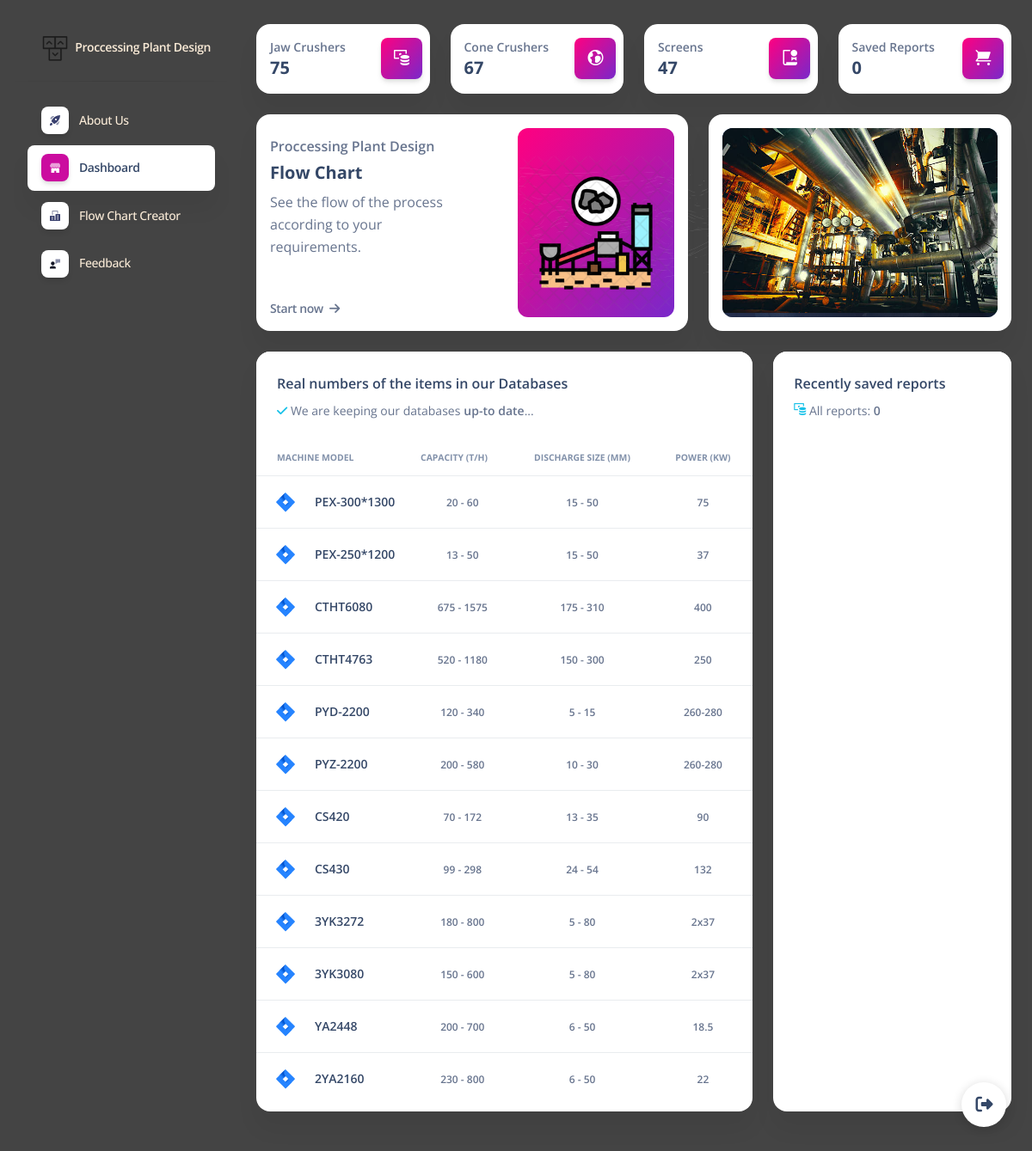
/dashboard.php, run on an earlier commit of the app's database.
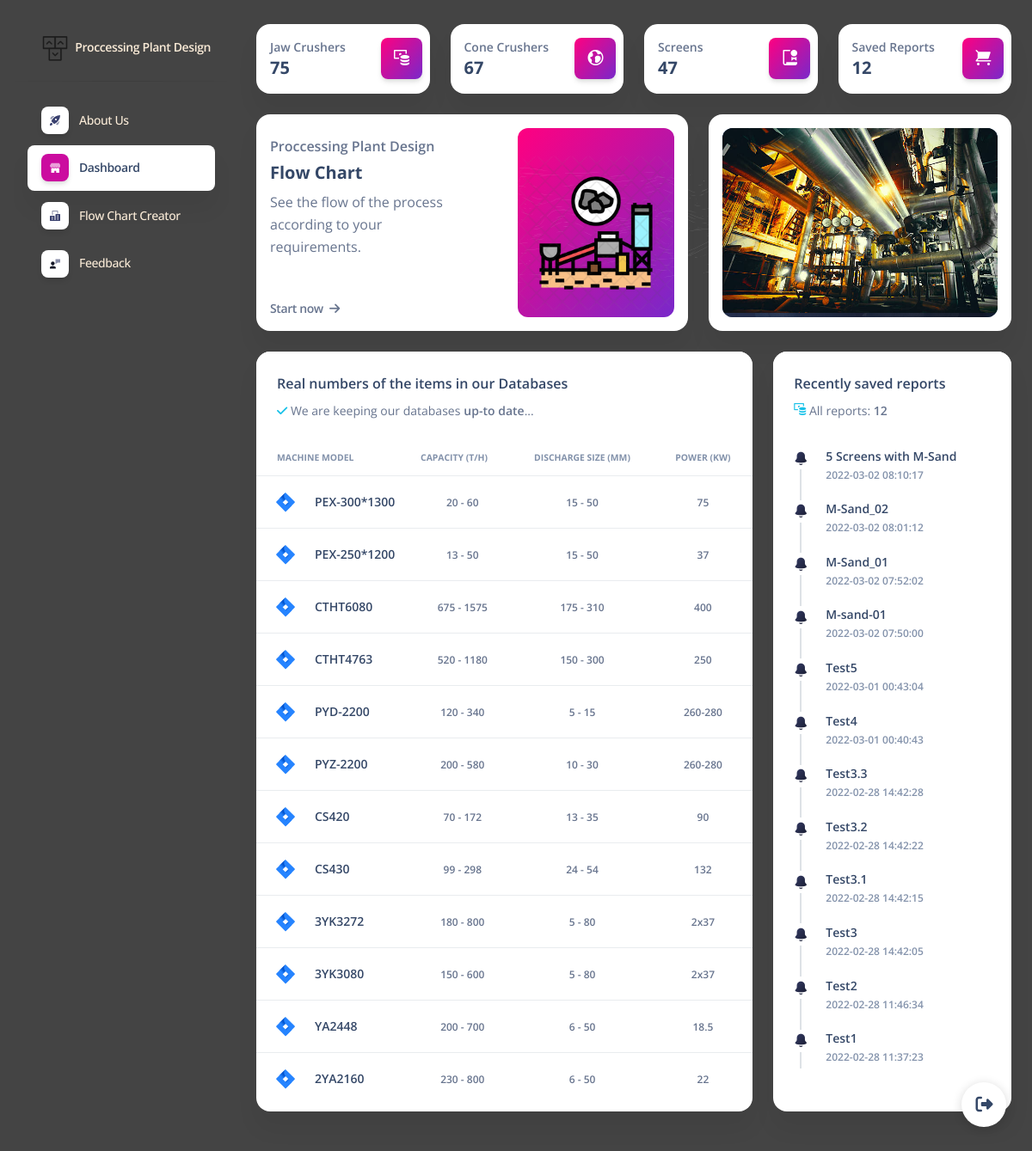
And on a later commit of the database.
### tables this page shows
CREATE TABLE `jaw_crushers_low` (
  `id` int(11) NOT NULL,
  `model` varchar(20) NOT NULL,
  `feed_openings` varchar(20) NOT NULL COMMENT 'mm*mm',
  `max_feed_size` int(11) NOT NULL COMMENT 'mm',
  `capacity_min` int(11) NOT NULL COMMENT 't/h',
  `capacity_max` int(11) NOT NULL COMMENT 't/h',
  `discharge_size_min` int(11) NOT NULL COMMENT 'mm',
  `discharge_size_max` int(11) NOT NULL COMMENT 'mm',
  `rotate_speed` int(11) NOT NULL COMMENT 'r/min',
  `motor_power` varchar(11) NOT NULL COMMENT 'kw',
  `closed_side_settings` varchar(20) NOT NULL COMMENT 'mm',
  `weight` float NOT NULL COMMENT 't'
);

CREATE TABLE `jaw_crushers_high` (
  `id` int(11) NOT NULL,
  `model` varchar(20) NOT NULL,
  `feed_openings` varchar(20) NOT NULL COMMENT 'mm*mm',
  `max_feed_size` int(11) NOT NULL COMMENT 'mm',
  `capacity_min` int(11) NOT NULL COMMENT 't/h',
  `capacity_max` int(11) NOT NULL COMMENT 't/h',
  `discharge_size_min` int(11) NOT NULL COMMENT 'mm',
  `discharge_size_max` int(11) NOT NULL COMMENT 'mm',
  `rotate_speed` int(11) NOT NULL COMMENT 'r/min',
  `motor_power` int(11) NOT NULL COMMENT 'kw',
  `closed_side_settings` varchar(20) NOT NULL COMMENT 'mm',
  `weight` float NOT NULL COMMENT 't'
);

CREATE TABLE `cone_crushers_low` (
  `id` int(11) NOT NULL,
  `model` varchar(20) NOT NULL,
  `feed_openings` varchar(20) NOT NULL COMMENT 'mm*mm',
  `max_feed_size` int(11) NOT NULL COMMENT 'mm',
  `capacity_min` int(11) NOT NULL COMMENT 't/h',
  `capacity_max` int(11) NOT NULL COMMENT 't/h',
  `discharge_size_min` int(11) NOT NULL COMMENT 'mm',
  `discharge_size_max` int(11) NOT NULL COMMENT 'mm',
  `rotate_speed` varchar(11) NOT NULL COMMENT 'r/min',
  `motor_power` varchar(11) NOT NULL COMMENT 'kw',
  `closed_side_settings` varchar(20) NOT NULL COMMENT 'mm',
  `weight` float NOT NULL COMMENT 't'
);

CREATE TABLE `cone_crushers_high` (
  `id` int(11) NOT NULL,
  `model` varchar(20) NOT NULL,
  `feed_openings` varchar(20) NOT NULL COMMENT 'mm*mm',
  `max_feed_size` int(11) NOT NULL COMMENT 'mm',
  `capacity_min` int(11) NOT NULL COMMENT 't/h',
  `capacity_max` int(11) NOT NULL COMMENT 't/h',
  `discharge_size_min` int(11) NOT NULL COMMENT 'mm',
  `discharge_size_max` int(11) NOT NULL COMMENT 'mm',
  `rotate_speed` varchar(11) NOT NULL COMMENT 'r/min',
  `motor_power` int(11) NOT NULL COMMENT 'kw',
  `closed_side_settings` varchar(20) NOT NULL COMMENT 'mm',
  `weight` float NOT NULL COMMENT 't'
);

CREATE TABLE `screens_low` (
  `id` int(11) NOT NULL,
  `model` varchar(25) NOT NULL,
  `screen_size_1` int(11) NOT NULL,
  `screen_size_2` int(11) NOT NULL,
  `layers` int(11) NOT NULL,
  `aperture_min` int(11) NOT NULL,
  `aperture_max` int(11) NOT NULL,
  `max_feed_size` int(11) NOT NULL,
  `capacity_min` int(11) NOT NULL,
  `capacity_max` int(11) NOT NULL,
  `power` varchar(20) NOT NULL,
  `vibrating_frequency` varchar(20) NOT NULL,
  `amptitude` int(11) NOT NULL
);

CREATE TABLE `screens_high` (
  `id` int(11) NOT NULL,
  `model` varchar(25) NOT NULL,
  `screen_size_1` int(11) NOT NULL,
  `screen_size_2` int(11) NOT NULL,
  `layers` int(11) NOT NULL,
  `aperture_min` int(11) NOT NULL,
  `aperture_max` int(11) NOT NULL,
  `max_feed_size` int(11) NOT NULL,
  `capacity_min` int(11) NOT NULL,
  `capacity_max` int(11) NOT NULL,
  `power` varchar(20) NOT NULL,
  `vibrating_frequency` varchar(20) NOT NULL,
  `amptitude` int(11) NOT NULL
);

CREATE TABLE `charts` (
  `id` int(11) NOT NULL,
  `pdf_body` longtext NOT NULL,
  `timestamp` timestamp NOT NULL DEFAULT current_timestamp(),
  `name` varchar(255) NOT NULL
);

### assets/php/dashboard.php (called while the page is built, shortened)
<?php
    $machines = [];
    require_once 'db_con.php';
    try {
        $conn->setAttribute(PDO::ATTR_ERRMODE, PDO::ERRMODE_EXCEPTION);
        $sql = "select id, timestamp, name, pdf_body from charts ORDER BY id DESC LIMIT 12;";
        $stmt = $conn->prepare($sql);
        $stmt->execute();
        $flow_charts = $stmt->fetchAll(PDO::FETCH_ASSOC);
        $sql = "select model, capacity_min, capacity_max, discharge_size_min, discharge_size_max, motor_power from jaw_crushers_low ORDER BY id DESC LIMIT 2;";
        $stmt = $conn->prepare($sql);
        $stmt->execute();
        $results = $stmt->fetchAll(PDO::FETCH_ASSOC);
        $sql = "select model, capacity_min, capacity_max, discharge_size_min, discharge_size_max, motor_power from jaw_crushers_high ORDER BY id DESC LIMIT 2;";
        $stmt = $conn->prepare($sql);
        $stmt->execute();
        $results = $stmt->fetchAll(PDO::FETCH_ASSOC);
        $sql = "select model, capacity_min, capacity_max, discharge_size_min, discharge_size_max, motor_power from cone_crushers_low ORDER BY id DESC LIMIT 2;";
        $stmt = $conn->prepare($sql);
        $stmt->execute();
        $results = $stmt->fetchAll(PDO::FETCH_ASSOC);
        $sql = "select model, capacity_min, capacity_max, discharge_size_min, discharge_size_max, motor_power from cone_crushers_high ORDER BY id DESC LIMIT 2;";
        $stmt = $conn->prepare($sql);
        $stmt->execute();
        $results = $stmt->fetchAll(PDO::FETCH_ASSOC);
        $sql = "select model, capacity_min, capacity_max, aperture_min as discharge_size_min, aperture_max as discharge_size_max, power as motor_power from screens_low ORDER BY id DESC LIMIT 2;";
        $stmt = $conn->prepare($sql);
        $stmt->execute();
        $results = $stmt->fetchAll(PDO::FETCH_ASSOC);
        $sql = "select model, capacity_min, capacity_max, aperture_min as discharge_size_min, aperture_max as discharge_size_max, power as motor_power from screens_high ORDER BY id DESC LIMIT 2;";
        $stmt = $conn->prepare($sql);
        $stmt->execute();
        $results = $stmt->fetchAll(PDO::FETCH_ASSOC);
    } catch(PDOException $e) {
        echo "failed : " . $e->getMessage();
    }
?>

### dashboard.php (the view, shortened to what the rows shown need)
<?php
    include 'assets/php/dashboard.php';
?>
<!DOCTYPE html>
<html lang="en">
<head>
  <link href="assets/css/nucleo-icons.css" rel="stylesheet" />
  <link href="assets/css/nucleo-svg.css" rel="stylesheet" />
  <link href="assets/css/nucleo-svg.css" rel="stylesheet" />
  <link id="pagestyle" href="assets/css/soft-ui-dashboard.css?v=1.0.3" rel="stylesheet" />
</head>
<body class="g-sidenav-show  bg-gray-444444">
  <main class="main-content position-relative max-height-vh-100 h-100 mt-1 border-radius-lg ">
    <div class="container-fluid py-4">
      <div class="row my-4">
        <div class="col-lg-8 col-md-6 mb-md-0 mb-4">
          <div class="card">
            <div class="card-body px-0 pb-2">
              <div class="table-responsive">
                <table class="table align-items-center mb-0">
                  <thead>
                    <tr>
                      <th class="text-uppercase text-secondary text-xxs font-weight-bolder">Machine Model</th>
                      <th class="text-uppercase text-secondary text-xxs font-weight-bolder ps-2">Capacity (t/h)</th>
                      <th class="text-center text-uppercase text-secondary text-xxs font-weight-bolder">Discharge Size (mm)</th>
                      <th class="text-center text-uppercase text-secondary text-xxs font-weight-bolder">Power (kw)</th>
                    </tr>
                  </thead>
                  <tbody>
                    <?php for($i=0; $i<count($machines); $i++){ ?>
                      <tr>
                        <td>
                          <div class="d-flex px-2 py-1">
                            <div>
                              <img src="assets/img/small-logos/logo-jira.svg" class="avatar avatar-sm me-3" alt="jira">
                            </div>
                            <div class="d-flex flex-column justify-content-center">
                              <h6 class="mb-0 text-sm"><?php echo $machines[$i]['model']; ?></h6>
                            </div>
                          </div>
                        </td>
                        <td class="align-middle text-center text-sm">
                          <span class="text-xs font-weight-bold"> <?php echo $machines[$i]['capacity_min']." - ".$machines[$i]['capacity_max'] ; ?> </span>
                        </td>
                        <td class="align-middle text-center text-sm">
                          <span class="text-xs font-weight-bold"> <?php echo $machines[$i]['discharge_size_min']." - ".$machines[$i]['discharge_size_max']; ?> </span>
                        </td>
                        <td class="align-middle text-center text-sm">
                          <span class="text-xs font-weight-bold"> <?php echo $machines[$i]['motor_power']; ?> </span>
                        </td>
                      </tr>
                    <?php } ?>
                  </tbody>
                </table>
              </div>
            </div>
          </div>
        </div>
        <div class="col-lg-4 col-md-6">
          <div class="card h-100">
            <div class="card-body p-3">
              <div class="timeline timeline-one-side">
                <?php for($i=0; $i<count($flow_charts); $i++){ ?>
                  <div class="timeline-block mb-3">
                    <span class="timeline-step">
                      <i class="ni ni-bell-55 text-dark text-gradient"></i>
                    </span>
                    <div class="timeline-content" style="cursor:pointer;" onclick="pdf_generator('saved_pdf', '<?php echo $flow_charts[$i]['pdf_body']; ?>', '<?php echo $flow_charts[$i]['name']; ?>');">
                      <h6 class="text-dark text-sm font-weight-bold mb-0"><?php echo $flow_charts[$i]['name']; ?></h6>
                      <p class="text-secondary font-weight-bold text-xs mt-1 mb-0"><?php echo $flow_charts[$i]['timestamp']; ?></p>
                    </div>
                  </div>
                <?php } ?>
              </div>
            </div>
          </div>
        </div>
      </div>
    </div>
  </main>
</body>
</html>

What changed in the data, as far as the page shows it:
added charts: name "5 Screens with M-Sand", timestamp "2022-03-02 08:10:17"
added charts: name "M-Sand_02", timestamp "2022-03-02 08:01:12"
added charts: name "M-Sand_01", timestamp "2022-03-02 07:52:02"
added charts: name "M-sand-01", timestamp "2022-03-02 07:50:00"
added charts: name "Test5", timestamp "2022-03-01 00:43:04"
added charts: name "Test4", timestamp "2022-03-01 00:40:43"
added charts: name "Test3.3", timestamp "2022-02-28 14:42:28"
added charts: name "Test3.2", timestamp "2022-02-28 14:42:22"
added charts: name "Test3.1", timestamp "2022-02-28 14:42:15"
added charts: name "Test3", timestamp "2022-02-28 14:42:05"
added charts: name "Test2", timestamp "2022-02-28 11:46:34"
added charts: name "Test1", timestamp "2022-02-28 11:37:23"
Also different on the page:
$flow_chart_count: "0" → "12"
